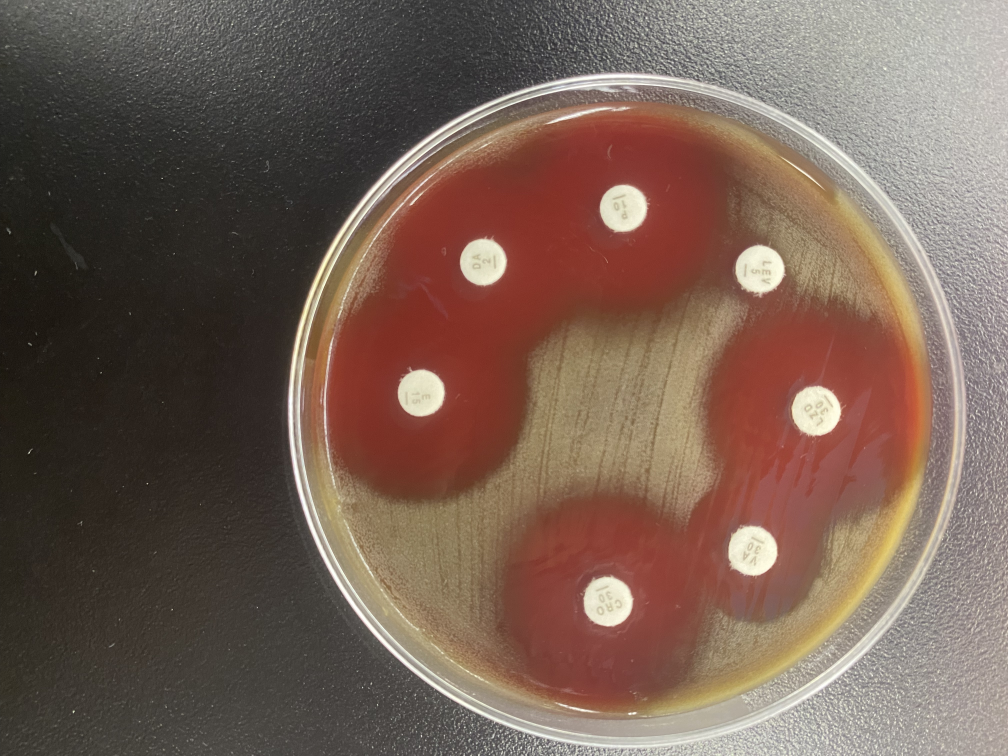
#> input picture Images/005.jpg, 4032 x 3024 px (shown at 1/4 size)
$ python -i preproc_class_reference.py   (imports and definitions only)
#> lines starting #> are read from the running program, lines starting #| are printed output that depends on the picture
#> further down, picture is the input picture: shape (3024, 4032, 3); mean B, G, R 84.6, 96.2, 118.3
"""Pure-Python reference implementation of the C# classification preprocessing.

This file exists so that the .NET MAUI side (`PillClassifier.cs`) can be aligned
step by step against a known-good float pipeline.  It reproduces the semantics of
`药片CNN/train.py::EvalDataset`:

    BGR crop (any rectangle, 50-300 px)
      (1) grayscale          cv2.cvtColor(img, COLOR_BGR2GRAY)          # BT.601
      (2) CLAHE              clipLimit=3.0, tileGridSize=(8,8)
      (3) sharpen            cv2.filter2D, kernel [[-1,-1,-1],[-1,9,-1],[-1,-1,-1]]
                             (default BORDER_REFLECT_101)
      (4) gamma 1.5 LUT      lut[i] = ((i/255)^(1/1.5))*255  (uint8)
      (5) square pad with the *mean grey value of the enhanced image*, centred,
          side = max(w, h)
      (6) resize to CACHE_PX = 192  (training keeps a 192 px RAM cache)
      (7) TTA views at 160 px:
            v0 = base.resize(160)
            v1 = base.resize(176).crop(0,0,160,160)              # 1.10x, top-left
            v2 = base.resize(176).crop(16,16,176,176)            # 1.10x, bottom-right
            v3 = base.rotate(-12, fillcolor=128).resize(160)
            v4 = base.rotate(+12, fillcolor=128).resize(160)
          (no flips: the printed drug code is always upright)
      (8) replicate to 3 channels, float32, 0..255  ->  [V,3,160,160]

The tensor is fed to `class.onnx` **without** any further normalisation: the
`(x/255 - 0.5)/0.25` transform is baked into the exported graph.

Two resampling backends are offered, because PIL and OpenCV disagree slightly:
  --interp cubic  cv2.INTER_CUBIC  (default; what a C# implementation would port)
  --interp pil    PIL BICUBIC      (bit-exact with train.py::EvalDataset)
The difference between them is quantified in `verify_class.md`.

Examples
--------
python preproc_class_reference.py --image crop.png
python preproc_class_reference.py --dir crops/ --tta 5 --onnx class.onnx --json out.json
"""
from __future__ import annotations

import argparse
import json
from pathlib import Path

import cv2
import numpy as np

CLASSES = ["CRO", "DA", "E", "LEV", "LZD", "P", "VA"]
FULL_NAME = {"CRO": "Ceftriaxone", "DA": "Clindamycin", "E": "Erythromycin",
             "LEV": "Levofloxacin", "LZD": "Linezolid", "P": "Penicillin",
             "VA": "Vancomycin"}

IMG_SIZE = 160          # model input side
CACHE_PX = 192          # train.py cache_px default (max(192, img_size + 32))
MEAN, STD = 0.5, 0.25   # train.py normalisation (baked into class.onnx)
CLIP_LIMIT = 3.0        # imagepross.py / enhance_lib.py (NOT the app's old 2.0)
TILE_GRID = (8, 8)
GAMMA = 1.5
SHARPEN_KERNEL = np.array([[-1, -1, -1], [-1, 9, -1], [-1, -1, -1]], dtype=np.float32)
SUPPORTED_EXTS = {".jpg", ".jpeg", ".png", ".bmp", ".tiff", ".tif", ".webp"}

_GAMMA_LUT = np.array([((i / 255.0) ** (1.0 / GAMMA)) * 255 for i in range(256)],
                      dtype=np.uint8)


# --------------------------------------------------------------------------- #
# unicode-safe IO (cv2.imread/imwrite fail silently on Chinese paths)
# --------------------------------------------------------------------------- #
# [14 lines left out: functions imread_unicode, imwrite_unicode, not called in this run]


# --------------------------------------------------------------------------- #
# steps
# --------------------------------------------------------------------------- #
def to_gray(bgr: np.ndarray) -> np.ndarray:
    """(1) BT.601 grayscale. Accepts 1/3/4-channel input."""
    if bgr.ndim == 2:
        return bgr
    if bgr.shape[2] == 4:
        bgr = cv2.cvtColor(bgr, cv2.COLOR_BGRA2BGR)
    return cv2.cvtColor(bgr, cv2.COLOR_BGR2GRAY)
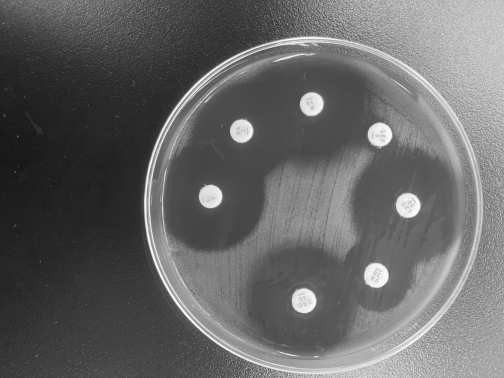
#> returned value: shape (3024, 4032) (shown at 1/8 size); min 1, max 255, mean 101.5


def enhance(gray: np.ndarray, clip_limit: float = CLIP_LIMIT) -> np.ndarray:
    """(2)-(4) CLAHE -> 3x3 sharpen -> gamma 1.5 LUT. Input/output uint8 HxW."""
#> called with clip_limit = 3
    clahe = cv2.createCLAHE(clipLimit=clip_limit, tileGridSize=TILE_GRID)
    cl = clahe.apply(gray)
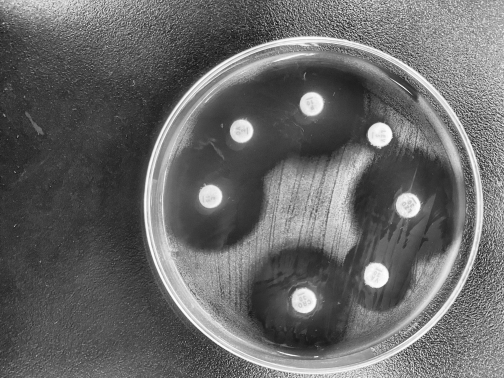
#> cl: shape (3024, 4032) (shown at 1/8 size); min 1, max 255, mean 104.4
    sharp = cv2.filter2D(cl, -1, SHARPEN_KERNEL)     # BORDER_REFLECT_101 default
    return cv2.LUT(sharp, _GAMMA_LUT)
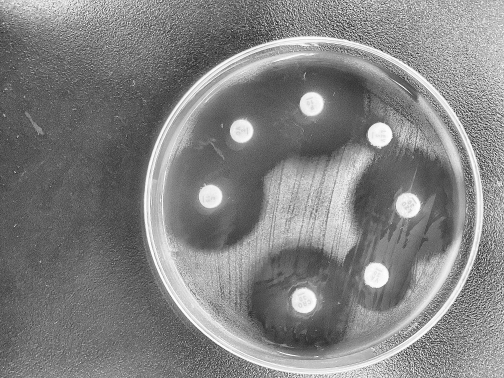
#> returned value: shape (3024, 4032) (shown at 1/8 size); min 0, max 255, mean 130.7


def pad_to_square(img: np.ndarray, fill: int | None = None) -> np.ndarray:
    """(5) centre-pad to max(w,h) with the image mean (EvalDataset semantics)."""
    h, w = img.shape[:2]
    n = max(w, h)
    if (w, h) == (n, n):
        return img
    if fill is None:
        fill = int(img.mean())
#> fill = 130
    canvas = np.full((n, n), fill, dtype=img.dtype)
#> canvas: shape (4032, 4032); every value is 130
    canvas[(n - h) // 2:(n - h) // 2 + h, (n - w) // 2:(n - w) // 2 + w] = img
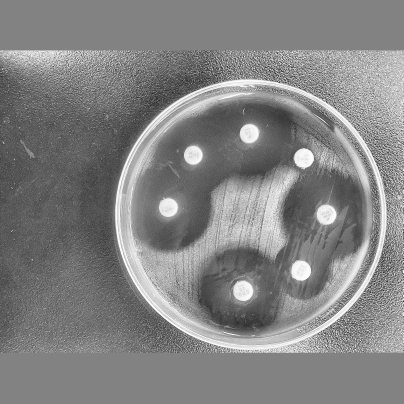
#> canvas: shape (4032, 4032) (shown at 1/10 size); min 0, max 255, mean 130.5
    return canvas


_CV2_FLAG = {"cubic": cv2.INTER_CUBIC, "linear": cv2.INTER_LINEAR,
             "area": cv2.INTER_AREA}


def resize_cv2(img: np.ndarray, size: int, interp: str = "cubic") -> np.ndarray:
#> called with size = 192, interp = 'cubic'
    return cv2.resize(img, (size, size), interpolation=_CV2_FLAG[interp])
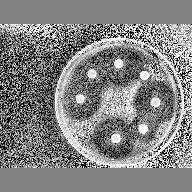
#> returned value: shape (192, 192); min 0, max 255, mean 130.2


# [91 lines left out: functions resize_pil, rotate_pil, clahe_csharp_port, enhance_csharp_port, not called in this run]


def base_view(bgr: np.ndarray, cache_px: int = CACHE_PX, interp: str = "cubic",
              clip_limit: float = CLIP_LIMIT, pad_fill: str = "mean",
              resize: str = "direct"):
    """Steps (1)-(6): enhanced, square, resized to `cache_px`.

    `resize="direct"`  : square-pad at the source size, then resize to cache_px
                         (identical structure to EvalDataset).
    `resize=="none"`   : skip the intermediate 192 px stage (ablation only).
    `pad_fill="zero"`  : ablation of the pad colour.
    """
    gray = enhance(to_gray(bgr), clip_limit)
    fill = None if pad_fill == "mean" else 0
    sq = pad_to_square(gray, fill)
    if resize == "none" or cache_px is None:
        return sq
    if interp == "pil":
        return resize_pil(sq, cache_px)
    return resize_cv2(sq, cache_px)


def tta_views(base, img_size: int = IMG_SIZE, tta: int = 5, interp: str = "cubic"):
    """Step (7): the exact view set of EvalDataset(img_size, tta).

    Views 3/4 use PIL ``Image.rotate`` semantics (counter-clockwise, fill=128,
    no expansion) via `rotate_pil`, or the OpenCV equivalent via `_rotate_cv2`.
    """
#> called with img_size = 160, tta = 5, interp = 'cubic'
    pil = interp == "pil"
    s = img_size
    if tta <= 1:
        return [resize_pil(base, s) if pil else resize_cv2(base, s, interp)]
    views = [resize_pil(base, s) if pil else resize_cv2(base, s, interp)]
#> call 2 of resize_cv2, with size = 160, interp = 'cubic'
#> in resize_cv2 (call 2), `return cv2.resize(img, (size, size), interpolation=_CV2_FLAG[interp])`:
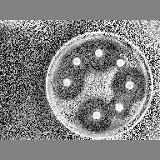
#> returned value: shape (160, 160); min 0, max 255, mean 130.3
    if pil:
        big = resize_pil(base, int(s * 1.10))
        views.append(big[:s, :s].copy())
        views.append(big[big.shape[0] - s:, big.shape[1] - s:].copy())
        for ang in (-12, 12):
            views.append(resize_pil(rotate_pil(base, ang, 128), s))
    else:
        big = resize_cv2(base, int(s * 1.10), interp)
#> call 3 of resize_cv2, with size = 176, interp = 'cubic'
#> in resize_cv2 (call 3), `return cv2.resize(img, (size, size), interpolation=_CV2_FLAG[interp])`:
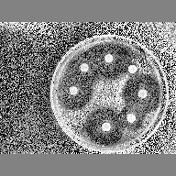
#> returned value: shape (176, 176); min 0, max 255, mean 130.3
        views.append(big[:s, :s].copy())
        views.append(big[big.shape[0] - s:, big.shape[1] - s:].copy())
        for ang in (-12, 12):
            views.append(resize_cv2(_rotate_cv2(base, ang, 128), s, interp))
#> after the loop, views = 5 items
    return views[: max(tta, 1)]


def _rotate_cv2(img: np.ndarray, angle: float, fill: int = 128) -> np.ndarray:
    """PIL `Image.rotate` (counter-clockwise, expand=False) equivalent in OpenCV."""
    h, w = img.shape[:2]
    m = cv2.getRotationMatrix2D((w / 2.0 - 0.5, h / 2.0 - 0.5), angle, 1.0)
    return cv2.warpAffine(img, m, (w, h), flags=cv2.INTER_CUBIC,
                          borderMode=cv2.BORDER_CONSTANT, borderValue=fill)


def to_tensor(views, dtype=np.float32) -> np.ndarray:
    """Step (8): stack views into [V, 3, 160, 160] float32, range 0..255."""
    arr = np.stack([np.asarray(v, dtype=dtype) for v in views])       # V,H,W
    arr = np.repeat(arr[:, None, :, :], 3, axis=1)                    # V,3,H,W
    return np.ascontiguousarray(arr.astype(dtype, copy=False))


def preprocess(bgr: np.ndarray, img_size: int = IMG_SIZE, tta: int = 5,
               cache_px: int = CACHE_PX, interp: str = "cubic",
               clip_limit: float = CLIP_LIMIT, pad_fill: str = "mean",
               resize: str = "direct") -> np.ndarray:
    """Full pipeline: BGR crop -> [V, 3, img_size, img_size] float32 0..255."""
    base = base_view(bgr, cache_px, interp, clip_limit, pad_fill, resize)
    return to_tensor(tta_views(base, img_size, tta, interp))


def preprocess_files(paths, **kw) -> np.ndarray:
    return np.stack([preprocess(imread_unicode(p), **kw) for p in paths])


# --------------------------------------------------------------------------- #
# onnx helpers (logits are averaged over views, exactly like infer.py)
# --------------------------------------------------------------------------- #
# [95 lines left out: functions make_session, predict_onnx, iter_inputs, main, not called in this run]


# [2 lines not run here, left out]

>>> import cv2
>>> picture = cv2.imread('../../Images/005.jpg')
>>> result = preprocess(picture)

$ run again, on Images/009.jpg
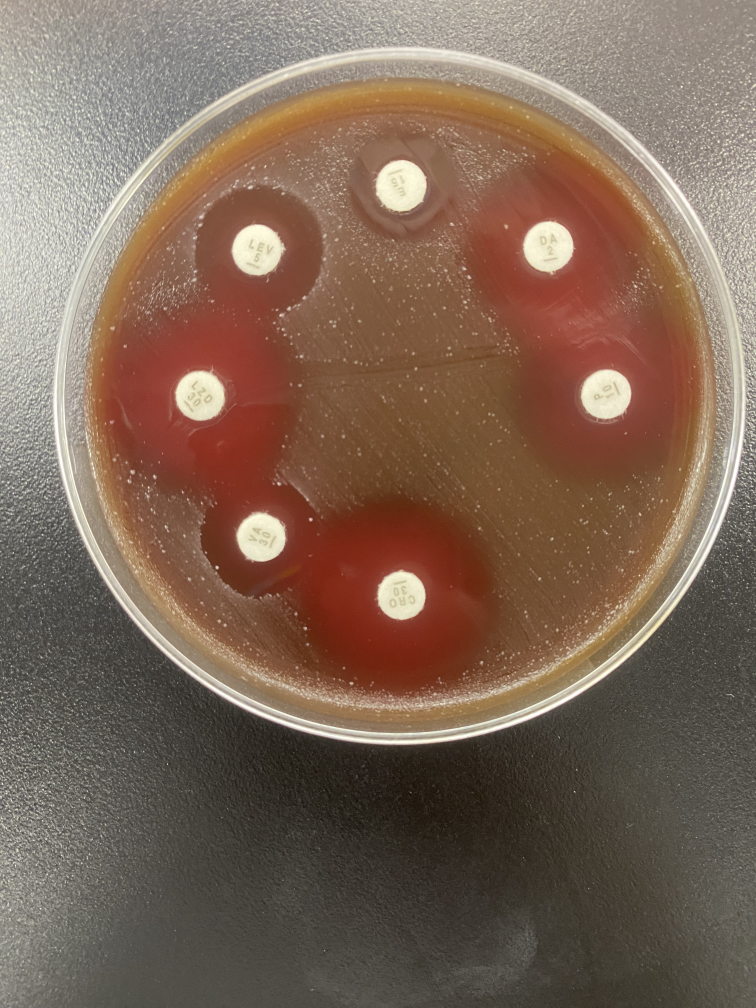
#> input picture Images/009.jpg, 3024 x 4032 px (shown at 1/4 size)
#> picture is the input picture: shape (4032, 3024, 3); mean B, G, R 87.4, 103, 126
#> in enhance, `return cv2.LUT(sharp, _GAMMA_LUT)`:
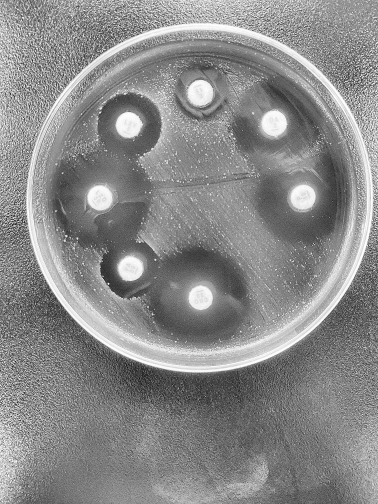
#> returned value: shape (4032, 3024) (shown at 1/8 size); min 0, max 255, mean 137.1
#> fill = 137
#> in resize_cv2 (call 3), `return cv2.resize(img, (size, size), interpolation=_CV2_FLAG[interp])`:
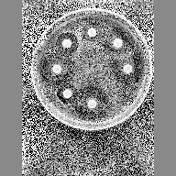
#> returned value: shape (176, 176); min 0, max 255, mean 137.3
#> after the loop in tta_views, `for ang in (-12, 12):`: views = 5 items

$ run again, on Images/020.jpg
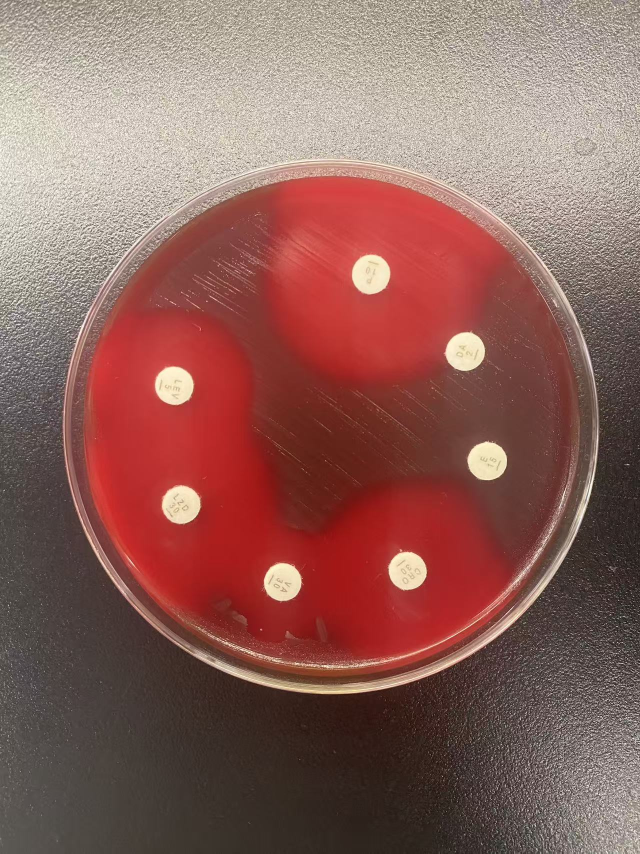
#> input picture Images/020.jpg, 1280 x 1707 px (shown at 1/2 size)
#> picture is the input picture: shape (1707, 1280, 3); mean B, G, R 91.3, 98, 141.5
#> in enhance, `return cv2.LUT(sharp, _GAMMA_LUT)`:
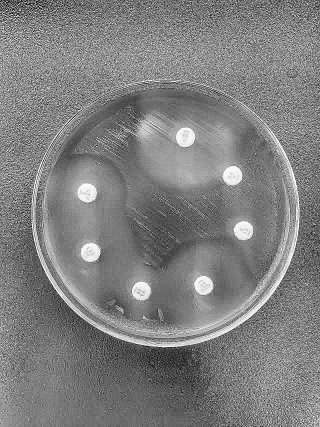
#> returned value: shape (1707, 1280) (shown at 1/4 size); min 0, max 255, mean 126.9
#> fill = 126
#> in resize_cv2 (call 3), `return cv2.resize(img, (size, size), interpolation=_CV2_FLAG[interp])`:
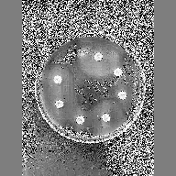
#> returned value: shape (176, 176); min 0, max 255, mean 126.8
#> after the loop in tta_views, `for ang in (-12, 12):`: views = 5 items
